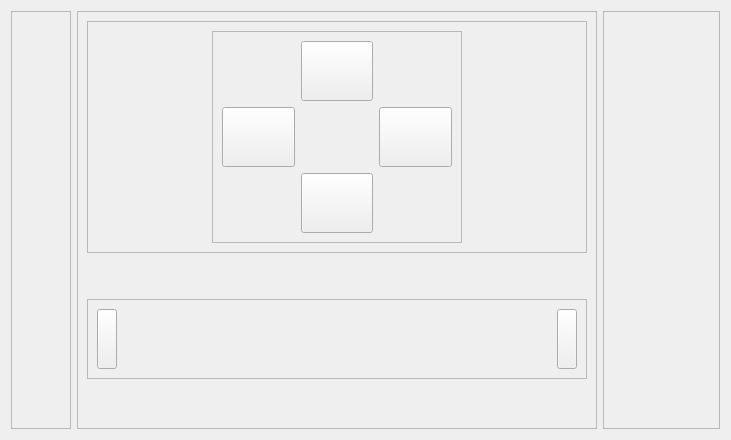
      <widget class="QWidget" name="tab_2">
       <attribute name="title">
        <string>Cartesian Mode</string>
       </attribute>
       <layout class="QHBoxLayout" name="horizontalLayout_16">
        <item>
         <widget class="QFrame" name="frame_19">
          <property name="frameShape">
           <enum>QFrame::StyledPanel</enum>
          </property>
          <property name="frameShadow">
           <enum>QFrame::Raised</enum>
          </property>
          <layout class="QHBoxLayout" name="horizontalLayout_15">
           <item>
            <spacer name="horizontalSpacer_6">
             <property name="orientation">
              <enum>Qt::Horizontal</enum>
             </property>
             <property name="sizeHint" stdset="0">
              <size>
               <width>40</width>
               <height>20</height>
              </size>
             </property>
            </spacer>
           </item>
          </layout>
         </widget>
        </item>
        <item>
         <widget class="QFrame" name="frame_21">
          <property name="frameShape">
           <enum>QFrame::StyledPanel</enum>
          </property>
          <property name="frameShadow">
           <enum>QFrame::Raised</enum>
          </property>
          <layout class="QVBoxLayout" name="verticalLayout_5">
           <item>
            <widget class="QFrame" name="frame_13">
             <property name="frameShape">
              <enum>QFrame::StyledPanel</enum>
             </property>
             <property name="frameShadow">
              <enum>QFrame::Raised</enum>
             </property>
             <layout class="QHBoxLayout" name="horizontalLayout_13">
              <item>
               <spacer name="horizontalSpacer_5">
                <property name="orientation">
                 <enum>Qt::Horizontal</enum>
                </property>
                <property name="sizeHint" stdset="0">
                 <size>
                  <width>109</width>
                  <height>20</height>
                 </size>
                </property>
               </spacer>
              </item>
              <item>
               <widget class="QFrame" name="frame_18">
                <property name="minimumSize">
                 <size>
                  <width>250</width>
                  <height>0</height>
                 </size>
                </property>
                <property name="frameShape">
                 <enum>QFrame::StyledPanel</enum>
                </property>
                <property name="frameShadow">
                 <enum>QFrame::Raised</enum>
                </property>
                <layout class="QGridLayout" name="gridLayout">
                 <item row="0" column="1">
                  <widget class="QPushButton" name="Up">
                   <property name="sizePolicy">
                    <sizepolicy hsizetype="Minimum" vsizetype="Minimum">
                     <horstretch>0</horstretch>
                     <verstretch>0</verstretch>
                    </sizepolicy>
                   </property>
                   <property name="minimumSize">
                    <size>
                     <width>20</width>
                     <height>60</height>
                    </size>
                   </property>
                   <property name="font">
                    <font>
                     <family>Your Selected Font</family>
                     <pointsize>-1</pointsize>
                     <weight>62</weight>
                     <bold>true</bold>
                    </font>
                   </property>
                   <property name="text">
                    <string/>
                   </property>
                   <property name="icon">
                    <iconset>
                     <normaloff>C:/Users/Mohammed Salah/Downloads/up-arrow.png</normaloff>C:/Users/Mohammed Salah/Downloads/up-arrow.png</iconset>
                   </property>
                   <property name="iconSize">
                    <size>
                     <width>30</width>
                     <height>30</height>
                    </size>
                   </property>
                  </widget>
                 </item>
                 <item row="1" column="0">
                  <widget class="QPushButton" name="Left">
                   <property name="sizePolicy">
                    <sizepolicy hsizetype="Minimum" vsizetype="Minimum">
                     <horstretch>0</horstretch>
                     <verstretch>0</verstretch>
                    </sizepolicy>
                   </property>
                   <property name="minimumSize">
                    <size>
                     <width>20</width>
                     <height>60</height>
                    </size>
                   </property>
                   <property name="font">
                    <font>
                     <family>Your Selected Font</family>
                     <pointsize>-1</pointsize>
                     <weight>62</weight>
                     <bold>true</bold>
                    </font>
                   </property>
                   <property name="text">
                    <string/>
                   </property>
                   <property name="icon">
                    <iconset>
                     <normaloff>C:/Users/Mohammed Salah/Downloads/left-arrow.png</normaloff>C:/Users/Mohammed Salah/Downloads/left-arrow.png</iconset>
                   </property>
                   <property name="iconSize">
                    <size>
                     <width>30</width>
                     <height>30</height>
                    </size>
                   </property>
                  </widget>
                 </item>
                 <item row="1" column="2">
                  <widget class="QPushButton" name="Right">
                   <property name="sizePolicy">
                    <sizepolicy hsizetype="Minimum" vsizetype="Minimum">
                     <horstretch>0</horstretch>
                     <verstretch>0</verstretch>
                    </sizepolicy>
                   </property>
                   <property name="minimumSize">
                    <size>
                     <width>20</width>
                     <height>60</height>
                    </size>
                   </property>
                   <property name="font">
                    <font>
                     <family>Your Selected Font</family>
                     <pointsize>-1</pointsize>
                     <weight>62</weight>
                     <bold>true</bold>
                    </font>
                   </property>
                   <property name="text">
                    <string/>
                   </property>
                   <property name="icon">
                    <iconset>
                     <normaloff>C:/Users/Mohammed Salah/Downloads/right-arrow.png</normaloff>C:/Users/Mohammed Salah/Downloads/right-arrow.png</iconset>
                   </property>
                   <property name="iconSize">
                    <size>
                     <width>30</width>
                     <height>30</height>
                    </size>
                   </property>
                  </widget>
                 </item>
                 <item row="2" column="1">
                  <widget class="QPushButton" name="Down">
                   <property name="sizePolicy">
                    <sizepolicy hsizetype="Minimum" vsizetype="Minimum">
                     <horstretch>0</horstretch>
                     <verstretch>0</verstretch>
                    </sizepolicy>
                   </property>
                   <property name="minimumSize">
                    <size>
                     <width>20</width>
                     <height>60</height>
                    </size>
                   </property>
                   <property name="font">
                    <font>
                     <family>Your Selected Font</family>
                     <pointsize>-1</pointsize>
                     <weight>62</weight>
                     <bold>true</bold>
                    </font>
                   </property>
                   <property name="text">
                    <string/>
                   </property>
                   <property name="icon">
                    <iconset>
                     <normaloff>C:/Users/Mohammed Salah/Downloads/arrow-down.png</normaloff>C:/Users/Mohammed Salah/Downloads/arrow-down.png</iconset>
                   </property>
                   <property name="iconSize">
                    <size>
                     <width>40</width>
                     <height>40</height>
                    </size>
                   </property>
                  </widget>
                 </item>
                </layout>
               </widget>
              </item>
              <item>
               <spacer name="horizontalSpacer_4">
                <property name="orientation">
                 <enum>Qt::Horizontal</enum>
                </property>
                <property name="sizeHint" stdset="0">
                 <size>
                  <width>108</width>
                  <height>20</height>
                 </size>
                </property>
               </spacer>
              </item>
             </layout>
            </widget>
           </item>
           <item>
            <spacer name="verticalSpacer_2">
             <property name="orientation">
              <enum>Qt::Vertical</enum>
             </property>
             <property name="sizeHint" stdset="0">
              <size>
               <width>20</width>
               <height>40</height>
              </size>
             </property>
            </spacer>
           </item>
           <item>
            <widget class="QFrame" name="frame_17">
             <property name="minimumSize">
              <size>
               <width>500</width>
               <height>0</height>
              </size>
             </property>
             <property name="frameShape">
              <enum>QFrame::StyledPanel</enum>
             </property>
             <property name="frameShadow">
              <enum>QFrame::Raised</enum>
             </property>
             <layout class="QHBoxLayout" name="horizontalLayout_12">
              <item>
               <widget class="QPushButton" name="rot_neg">
                <property name="sizePolicy">
                 <sizepolicy hsizetype="Minimum" vsizetype="Minimum">
                  <horstretch>0</horstretch>
                  <verstretch>0</verstretch>
                 </sizepolicy>
                </property>
                <property name="minimumSize">
                 <size>
                  <width>20</width>
                  <height>60</height>
                 </size>
                </property>
                <property name="font">
                 <font>
                  <family>Your Selected Font</family>
                  <pointsize>-1</pointsize>
                  <weight>62</weight>
                  <bold>true</bold>
                 </font>
                </property>
                <property name="text">
                 <string/>
                </property>
                <property name="icon">
                 <iconset>
                  <normaloff>C:/Users/Mohammed Salah/Downloads/ccw.png</normaloff>C:/Users/Mohammed Salah/Downloads/ccw.png</iconset>
                </property>
                <property name="iconSize">
                 <size>
                  <width>30</width>
                  <height>30</height>
                 </size>
                </property>
               </widget>
              </item>
              <item>
               <spacer name="horizontalSpacer_3">
                <property name="orientation">
                 <enum>Qt::Horizontal</enum>
                </property>
                <property name="sizeHint" stdset="0">
                 <size>
                  <width>40</width>
                  <height>20</height>
                 </size>
                </property>
               </spacer>
              </item>
              <item>
               <widget class="QPushButton" name="rot_pos">
                <property name="sizePolicy">
                 <sizepolicy hsizetype="Minimum" vsizetype="Minimum">
                  <horstretch>0</horstretch>
                  <verstretch>0</verstretch>
                 </sizepolicy>
                </property>
                <property name="minimumSize">
                 <size>
                  <width>20</width>
                  <height>60</height>
                 </size>
                </property>
                <property name="font">
                 <font>
                  <family>Your Selected Font</family>
                  <pointsize>-1</pointsize>
                  <weight>62</weight>
                  <bold>true</bold>
                 </font>
                </property>
                <property name="text">
                 <string/>
                </property>
                <property name="icon">
                 <iconset>
                  <normaloff>C:/Users/Mohammed Salah/Downloads/round.png</normaloff>C:/Users/Mohammed Salah/Downloads/round.png</iconset>
                </property>
                <property name="iconSize">
                 <size>
                  <width>30</width>
                  <height>30</height>
                 </size>
                </property>
               </widget>
              </item>
             </layout>
            </widget>
           </item>
           <item>
            <spacer name="verticalSpacer_4">
             <property name="orientation">
              <enum>Qt::Vertical</enum>
             </property>
             <property name="sizeHint" stdset="0">
              <size>
               <width>20</width>
               <height>40</height>
              </size>
             </property>
            </spacer>
           </item>
          </layout>
         </widget>
        </item>
        <item>
         <widget class="QFrame" name="frame_20">
          <property name="frameShape">
           <enum>QFrame::StyledPanel</enum>
          </property>
          <property name="frameShadow">
           <enum>QFrame::Raised</enum>
          </property>
          <layout class="QHBoxLayout" name="horizontalLayout_14">
           <item>
            <spacer name="horizontalSpacer_7">
             <property name="orientation">
              <enum>Qt::Horizontal</enum>
             </property>
             <property name="sizeHint" stdset="0">
              <size>
               <width>97</width>
               <height>20</height>
              </size>
             </property>
            </spacer>
           </item>
          </layout>
         </widget>
        </item>
       </layout>
      </widget>
